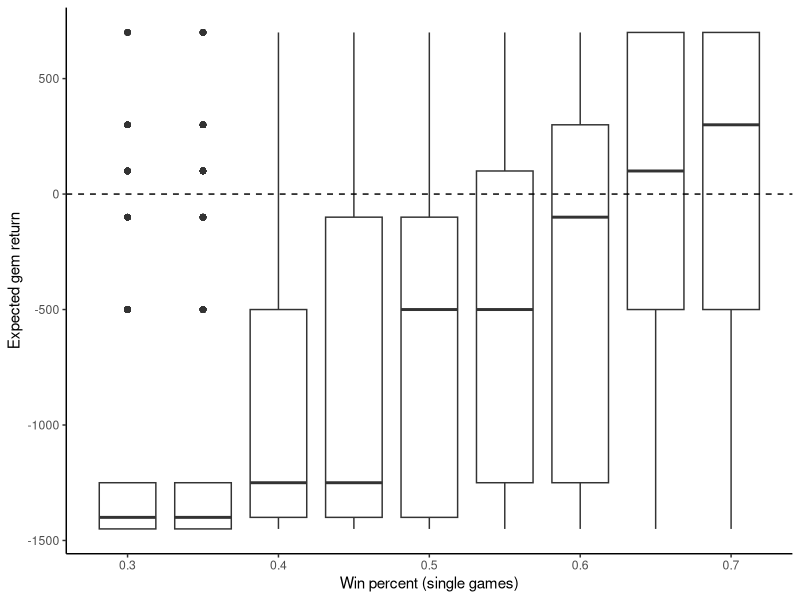

The R source for this figure:
## ---- chunk 1
library(tidyverse)
library(data.table)
library(knitr)
library(kableExtra)

payouts <- tibble("Wins" = c(7, 6, 5, 4, 3, 2, 1, 0),
                  "Gems" = c(2200, 1800, 1600, 1400, 1000, 250, 100, 50),
                  "Packs" = c(6, 5, 4, 3, 2, 2, 1, 1))
kable(payouts) %>% kable_paper("hover", full_width = F)
## ---- chunk 2
games = tibble("Game 1" = c("W", "W"), "Game 2" = c("W", "L"),
               "Game 3" = c("L", "L"), "Game 4" = c("L", "L"),
               "Game 5" = c("L", "W"))
kable(games) %>% kable_paper("hover", full_width = F)
## ---- chunk 3
set.seed(1234)

# Function to output W/L depending on winrate
game_result <- function(wp){
  return(if(wp > runif(1)){"W"} else {"L"})
}

# Function to return gems after entry cost for different wins
gem_return <- function(wins){
  return_values <- c(-1450, -1400, -1250, -500, -100, 100, 300, 700)
  gems <- return_values[wins + 1]
  return(gems)
}

packs_return <- function(wins){
  return_values <- c(1, 1, 2, 2, 3, 4, 5, 6)
  packs <- return_values[wins + 1]
  return(packs)
}

# function to simulate number of events at specific win percent
event_result <- function(wp, reps){
  
  i <- 1
  results_list <- list()
  
  while(i <= reps){
    event_outcomes <- tibble("wins" = 0, "losses" = 0)
    n_wins <- 0
    n_losses <- 0
    
    while(n_wins < 7 & n_losses < 3){
      game_outcome <- game_result(wp)
      if(game_outcome == "W"){n_wins <- n_wins + 1}
      else{n_losses <- n_losses + 1}
    }
    event_outcomes$wins <- n_wins
    event_outcomes$losses <- n_losses
    results_list[[i]] <- event_outcomes
    i <- i + 1
  }
  
  results_tibble <- results_list %>% rbindlist() %>% tibble() %>%
    mutate(gems = gem_return(wins), packs = packs_return(wins))
  results_tibble$wp <- wp
  return(results_tibble)
}

wp_tibble <- c(0.3, 0.35, 0.4, 0.45, 0.5, 0.55, 0.6, 0.65, 0.7)
events_final <- lapply(wp_tibble, event_result, reps = 5000) %>% rbindlist()
events_final_summary <- events_final %>% dplyr::group_by(wp) %>% 
  dplyr::summarise(mean_gems = mean(gems), mean_packs = mean(packs))

ggplot(events_final)+
  geom_boxplot(aes(x = wp, y = gems, group = wp))+
  geom_hline(yintercept = 0, linetype = "dashed")+
  xlab("Win percent (single games)")+
  ylab("Expected gem return")+
  theme_classic()
## ---- chunk 4
kable(events_final_summary, col.names = c("Single-game Win%", "Average Net Gems", "Average Packs")) %>% kable_paper("hover", full_width = F)
